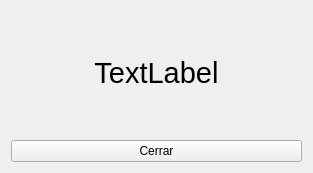
<?xml version="1.0" encoding="UTF-8"?>
<ui version="4.0">
 <class>Form</class>
 <widget class="QWidget" name="Form">
  <property name="geometry">
   <rect>
    <x>0</x>
    <y>0</y>
    <width>313</width>
    <height>173</height>
   </rect>
  </property>
  <property name="windowTitle">
   <string>Subventana</string>
  </property>
  <property name="windowIcon">
   <iconset resource="../resources.qrc">
    <normaloff>:/iconos/resource/icon.png</normaloff>:/iconos/resource/icon.png</iconset>
  </property>
  <layout class="QVBoxLayout" name="verticalLayout">
   <item>
    <widget class="QLabel" name="label">
     <property name="font">
      <font>
       <pointsize>22</pointsize>
      </font>
     </property>
     <property name="text">
      <string>TextLabel</string>
     </property>
     <property name="alignment">
      <set>Qt::AlignCenter</set>
     </property>
    </widget>
   </item>
   <item>
    <widget class="QPushButton" name="pushButton">
     <property name="text">
      <string>Cerrar</string>
     </property>
     <property name="icon">
      <iconset resource="../resources.qrc">
       <normaloff>:/iconos/resource/icon.png</normaloff>:/iconos/resource/icon.png</iconset>
     </property>
    </widget>
   </item>
  </layout>
 </widget>
 <resources>
  <include location="../resources.qrc"/>
 </resources>
 <connections/>
</ui>
